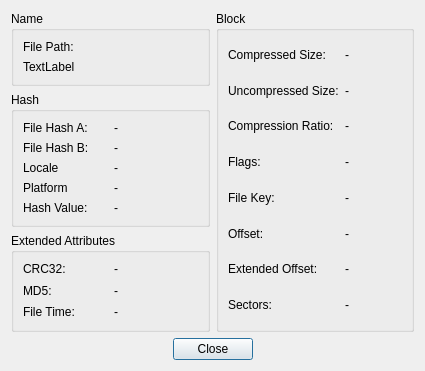
<?xml version="1.0" encoding="UTF-8"?>
<ui version="4.0">
 <class>FileInfoDialog</class>
 <widget class="QDialog" name="FileInfoDialog">
  <property name="geometry">
   <rect>
    <x>0</x>
    <y>0</y>
    <width>425</width>
    <height>371</height>
   </rect>
  </property>
  <property name="windowTitle">
   <string>File Information</string>
  </property>
  <layout class="QGridLayout" name="gridLayout">
   <item row="0" column="0">
    <widget class="QGroupBox" name="m_nameGroupBox">
     <property name="title">
      <string>Name</string>
     </property>
     <layout class="QGridLayout" name="gridLayout_2">
      <item row="0" column="0">
       <widget class="QLabel" name="label">
        <property name="text">
         <string>File Path:</string>
        </property>
        <property name="textInteractionFlags">
         <set>Qt::LinksAccessibleByMouse|Qt::TextSelectableByKeyboard|Qt::TextSelectableByMouse</set>
        </property>
       </widget>
      </item>
      <item row="1" column="0">
       <widget class="QLabel" name="m_filePathLabel">
        <property name="text">
         <string>TextLabel</string>
        </property>
        <property name="alignment">
         <set>Qt::AlignLeading|Qt::AlignLeft|Qt::AlignVCenter</set>
        </property>
        <property name="wordWrap">
         <bool>true</bool>
        </property>
        <property name="textInteractionFlags">
         <set>Qt::LinksAccessibleByMouse|Qt::TextSelectableByKeyboard|Qt::TextSelectableByMouse</set>
        </property>
       </widget>
      </item>
     </layout>
    </widget>
   </item>
   <item row="0" column="1" rowspan="4">
    <widget class="QGroupBox" name="m_blockGroupBox">
     <property name="title">
      <string>Block</string>
     </property>
     <property name="flat">
      <bool>false</bool>
     </property>
     <property name="checkable">
      <bool>false</bool>
     </property>
     <layout class="QGridLayout" name="gridLayout_3">
      <item row="1" column="0">
       <widget class="QLabel" name="label_8">
        <property name="text">
         <string>Uncompressed Size:</string>
        </property>
        <property name="textInteractionFlags">
         <set>Qt::LinksAccessibleByMouse|Qt::TextSelectableByKeyboard|Qt::TextSelectableByMouse</set>
        </property>
       </widget>
      </item>
      <item row="4" column="1">
       <widget class="QLabel" name="m_flagsLabel">
        <property name="text">
         <string>-</string>
        </property>
        <property name="wordWrap">
         <bool>true</bool>
        </property>
        <property name="textInteractionFlags">
         <set>Qt::LinksAccessibleByMouse|Qt::TextSelectableByKeyboard|Qt::TextSelectableByMouse</set>
        </property>
       </widget>
      </item>
      <item row="0" column="0">
       <widget class="QLabel" name="label_7">
        <property name="text">
         <string>Compressed Size:</string>
        </property>
        <property name="textInteractionFlags">
         <set>Qt::LinksAccessibleByMouse|Qt::TextSelectableByKeyboard|Qt::TextSelectableByMouse</set>
        </property>
       </widget>
      </item>
      <item row="2" column="0">
       <widget class="QLabel" name="label_9">
        <property name="text">
         <string>Compression Ratio:</string>
        </property>
        <property name="textInteractionFlags">
         <set>Qt::LinksAccessibleByMouse|Qt::TextSelectableByKeyboard|Qt::TextSelectableByMouse</set>
        </property>
       </widget>
      </item>
      <item row="1" column="1">
       <widget class="QLabel" name="m_uncompressedSizeLabel">
        <property name="text">
         <string>-</string>
        </property>
        <property name="textInteractionFlags">
         <set>Qt::LinksAccessibleByMouse|Qt::TextSelectableByKeyboard|Qt::TextSelectableByMouse</set>
        </property>
       </widget>
      </item>
      <item row="0" column="1">
       <widget class="QLabel" name="m_compressedSizeLabel">
        <property name="text">
         <string>-</string>
        </property>
        <property name="textInteractionFlags">
         <set>Qt::LinksAccessibleByMouse|Qt::TextSelectableByKeyboard|Qt::TextSelectableByMouse</set>
        </property>
       </widget>
      </item>
      <item row="2" column="1">
       <widget class="QLabel" name="m_compressionRatioLabel">
        <property name="text">
         <string>-</string>
        </property>
        <property name="textInteractionFlags">
         <set>Qt::LinksAccessibleByMouse|Qt::TextSelectableByKeyboard|Qt::TextSelectableByMouse</set>
        </property>
       </widget>
      </item>
      <item row="5" column="0">
       <widget class="QLabel" name="label_23">
        <property name="text">
         <string>File Key:</string>
        </property>
        <property name="textInteractionFlags">
         <set>Qt::LinksAccessibleByMouse|Qt::TextSelectableByKeyboard|Qt::TextSelectableByMouse</set>
        </property>
       </widget>
      </item>
      <item row="4" column="0">
       <widget class="QLabel" name="label_25">
        <property name="text">
         <string>Flags:</string>
        </property>
        <property name="textInteractionFlags">
         <set>Qt::LinksAccessibleByMouse|Qt::TextSelectableByKeyboard|Qt::TextSelectableByMouse</set>
        </property>
       </widget>
      </item>
      <item row="6" column="0">
       <widget class="QLabel" name="label_26">
        <property name="text">
         <string>Offset:</string>
        </property>
        <property name="textInteractionFlags">
         <set>Qt::LinksAccessibleByMouse|Qt::TextSelectableByKeyboard|Qt::TextSelectableByMouse</set>
        </property>
       </widget>
      </item>
      <item row="8" column="0">
       <widget class="QLabel" name="label_10">
        <property name="text">
         <string>Sectors:</string>
        </property>
        <property name="textInteractionFlags">
         <set>Qt::LinksAccessibleByMouse|Qt::TextSelectableByKeyboard|Qt::TextSelectableByMouse</set>
        </property>
       </widget>
      </item>
      <item row="7" column="0">
       <widget class="QLabel" name="label_27">
        <property name="text">
         <string>Extended Offset:</string>
        </property>
        <property name="textInteractionFlags">
         <set>Qt::LinksAccessibleByMouse|Qt::TextSelectableByKeyboard|Qt::TextSelectableByMouse</set>
        </property>
       </widget>
      </item>
      <item row="5" column="1">
       <widget class="QLabel" name="m_fileKeyLabel">
        <property name="text">
         <string>-</string>
        </property>
        <property name="textInteractionFlags">
         <set>Qt::LinksAccessibleByMouse|Qt::TextSelectableByKeyboard|Qt::TextSelectableByMouse</set>
        </property>
       </widget>
      </item>
      <item row="6" column="1">
       <widget class="QLabel" name="m_offsetLabel">
        <property name="text">
         <string>-</string>
        </property>
        <property name="textInteractionFlags">
         <set>Qt::LinksAccessibleByMouse|Qt::TextSelectableByKeyboard|Qt::TextSelectableByMouse</set>
        </property>
       </widget>
      </item>
      <item row="7" column="1">
       <widget class="QLabel" name="m_extendedOffsetLabel">
        <property name="text">
         <string>-</string>
        </property>
        <property name="textInteractionFlags">
         <set>Qt::LinksAccessibleByMouse|Qt::TextSelectableByKeyboard|Qt::TextSelectableByMouse</set>
        </property>
       </widget>
      </item>
      <item row="8" column="1">
       <widget class="QLabel" name="m_sectorsLabel">
        <property name="text">
         <string>-</string>
        </property>
        <property name="textInteractionFlags">
         <set>Qt::LinksAccessibleByMouse|Qt::TextSelectableByKeyboard|Qt::TextSelectableByMouse</set>
        </property>
       </widget>
      </item>
     </layout>
    </widget>
   </item>
   <item row="1" column="0">
    <widget class="QGroupBox" name="m_hashGroupBox">
     <property name="title">
      <string>Hash</string>
     </property>
     <layout class="QGridLayout" name="gridLayout_5">
      <item row="1" column="0">
       <widget class="QLabel" name="label_21">
        <property name="text">
         <string>File Hash A:</string>
        </property>
        <property name="textInteractionFlags">
         <set>Qt::LinksAccessibleByMouse|Qt::TextSelectableByKeyboard|Qt::TextSelectableByMouse</set>
        </property>
       </widget>
      </item>
      <item row="5" column="0">
       <widget class="QLabel" name="label_4">
        <property name="text">
         <string>Platform</string>
        </property>
        <property name="textInteractionFlags">
         <set>Qt::LinksAccessibleByMouse|Qt::TextSelectableByKeyboard|Qt::TextSelectableByMouse</set>
        </property>
       </widget>
      </item>
      <item row="2" column="1">
       <widget class="QLabel" name="m_fileHashBLabel">
        <property name="text">
         <string>-</string>
        </property>
        <property name="textInteractionFlags">
         <set>Qt::LinksAccessibleByMouse|Qt::TextSelectableByKeyboard|Qt::TextSelectableByMouse</set>
        </property>
       </widget>
      </item>
      <item row="2" column="0">
       <widget class="QLabel" name="label_22">
        <property name="text">
         <string>File Hash B:</string>
        </property>
        <property name="textInteractionFlags">
         <set>Qt::LinksAccessibleByMouse|Qt::TextSelectableByKeyboard|Qt::TextSelectableByMouse</set>
        </property>
       </widget>
      </item>
      <item row="4" column="0">
       <widget class="QLabel" name="label_3">
        <property name="text">
         <string>Locale</string>
        </property>
        <property name="textInteractionFlags">
         <set>Qt::LinksAccessibleByMouse|Qt::TextSelectableByKeyboard|Qt::TextSelectableByMouse</set>
        </property>
       </widget>
      </item>
      <item row="4" column="1">
       <widget class="QLabel" name="m_localeLabel">
        <property name="text">
         <string>-</string>
        </property>
        <property name="textInteractionFlags">
         <set>Qt::LinksAccessibleByMouse|Qt::TextSelectableByKeyboard|Qt::TextSelectableByMouse</set>
        </property>
       </widget>
      </item>
      <item row="6" column="0">
       <widget class="QLabel" name="label_24">
        <property name="text">
         <string>Hash Value:</string>
        </property>
        <property name="textInteractionFlags">
         <set>Qt::LinksAccessibleByMouse|Qt::TextSelectableByKeyboard|Qt::TextSelectableByMouse</set>
        </property>
       </widget>
      </item>
      <item row="1" column="1">
       <widget class="QLabel" name="m_fileHashALabel">
        <property name="text">
         <string>-</string>
        </property>
        <property name="textInteractionFlags">
         <set>Qt::LinksAccessibleByMouse|Qt::TextSelectableByKeyboard|Qt::TextSelectableByMouse</set>
        </property>
       </widget>
      </item>
      <item row="5" column="1">
       <widget class="QLabel" name="m_platformLabel">
        <property name="text">
         <string>-</string>
        </property>
        <property name="textInteractionFlags">
         <set>Qt::LinksAccessibleByMouse|Qt::TextSelectableByKeyboard|Qt::TextSelectableByMouse</set>
        </property>
       </widget>
      </item>
      <item row="6" column="1">
       <widget class="QLabel" name="m_hashValueLabel">
        <property name="text">
         <string>-</string>
        </property>
        <property name="textInteractionFlags">
         <set>Qt::LinksAccessibleByMouse|Qt::TextSelectableByKeyboard|Qt::TextSelectableByMouse</set>
        </property>
       </widget>
      </item>
     </layout>
    </widget>
   </item>
   <item row="2" column="0" rowspan="2">
    <widget class="QGroupBox" name="m_extendedAttributesGroupBox">
     <property name="title">
      <string>Extended Attributes</string>
     </property>
     <layout class="QGridLayout" name="gridLayout_4">
      <item row="1" column="0">
       <widget class="QLabel" name="m_md5TitleLabel">
        <property name="text">
         <string>MD5:</string>
        </property>
        <property name="textInteractionFlags">
         <set>Qt::LinksAccessibleByMouse|Qt::TextSelectableByKeyboard|Qt::TextSelectableByMouse</set>
        </property>
       </widget>
      </item>
      <item row="2" column="1">
       <widget class="QLabel" name="m_fileTimeLabel">
        <property name="text">
         <string>-</string>
        </property>
        <property name="textInteractionFlags">
         <set>Qt::LinksAccessibleByMouse|Qt::TextSelectableByKeyboard|Qt::TextSelectableByMouse</set>
        </property>
       </widget>
      </item>
      <item row="2" column="0">
       <widget class="QLabel" name="label_17">
        <property name="text">
         <string>File Time:</string>
        </property>
        <property name="textInteractionFlags">
         <set>Qt::LinksAccessibleByMouse|Qt::TextSelectableByKeyboard|Qt::TextSelectableByMouse</set>
        </property>
       </widget>
      </item>
      <item row="0" column="1">
       <widget class="QLabel" name="m_crc32Label">
        <property name="text">
         <string>-</string>
        </property>
        <property name="textInteractionFlags">
         <set>Qt::LinksAccessibleByMouse|Qt::TextSelectableByKeyboard|Qt::TextSelectableByMouse</set>
        </property>
       </widget>
      </item>
      <item row="1" column="1">
       <widget class="QLabel" name="m_md5Label">
        <property name="text">
         <string>-</string>
        </property>
        <property name="textInteractionFlags">
         <set>Qt::LinksAccessibleByMouse|Qt::TextSelectableByKeyboard|Qt::TextSelectableByMouse</set>
        </property>
       </widget>
      </item>
      <item row="0" column="0">
       <widget class="QLabel" name="m_crc32TitleLabel">
        <property name="text">
         <string>CRC32:</string>
        </property>
        <property name="textInteractionFlags">
         <set>Qt::LinksAccessibleByMouse|Qt::TextSelectableByKeyboard|Qt::TextSelectableByMouse</set>
        </property>
       </widget>
      </item>
     </layout>
    </widget>
   </item>
   <item row="4" column="0" colspan="2">
    <widget class="QDialogButtonBox" name="m_dialogButtonBox">
     <property name="standardButtons">
      <set>QDialogButtonBox::Close</set>
     </property>
     <property name="centerButtons">
      <bool>true</bool>
     </property>
    </widget>
   </item>
  </layout>
 </widget>
 <resources/>
 <connections>
  <connection>
   <sender>m_dialogButtonBox</sender>
   <signal>rejected()</signal>
   <receiver>FileInfoDialog</receiver>
   <slot>reject()</slot>
   <hints>
    <hint type="sourcelabel">
     <x>223</x>
     <y>343</y>
    </hint>
    <hint type="destinationlabel">
     <x>424</x>
     <y>302</y>
    </hint>
   </hints>
  </connection>
  <connection>
   <sender>m_dialogButtonBox</sender>
   <signal>accepted()</signal>
   <receiver>FileInfoDialog</receiver>
   <slot>accept()</slot>
   <hints>
    <hint type="sourcelabel">
     <x>251</x>
     <y>347</y>
    </hint>
    <hint type="destinationlabel">
     <x>427</x>
     <y>220</y>
    </hint>
   </hints>
  </connection>
 </connections>
</ui>
